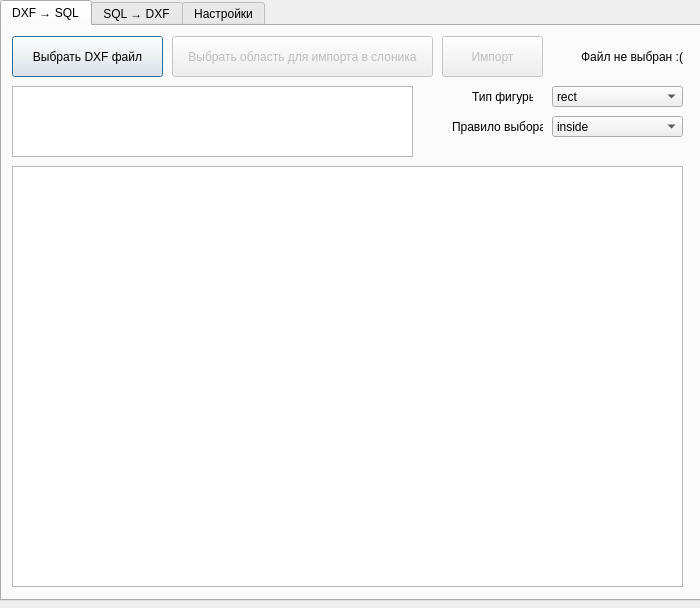
<?xml version="1.0" encoding="UTF-8"?>
<ui version="4.0">
 <class>Dialog</class>
 <widget class="QDialog" name="Dialog">
  <property name="geometry">
   <rect>
    <x>0</x>
    <y>0</y>
    <width>700</width>
    <height>608</height>
   </rect>
  </property>
  <property name="windowTitle">
   <string>DXF-PostGIS Converter</string>
  </property>
  <widget class="QTabWidget" name="tabWidget">
   <property name="geometry">
    <rect>
     <x>0</x>
     <y>0</y>
     <width>701</width>
     <height>601</height>
    </rect>
   </property>
   <property name="currentIndex">
    <number>0</number>
   </property>
   <widget class="QWidget" name="tab">
    <attribute name="title">
     <string>DXF → SQL</string>
    </attribute>
    <widget class="QPushButton" name="pushButton">
     <property name="geometry">
      <rect>
       <x>10</x>
       <y>10</y>
       <width>151</width>
       <height>41</height>
      </rect>
     </property>
     <property name="text">
      <string>Выбрать DXF файл</string>
     </property>
     <property name="checkable">
      <bool>false</bool>
     </property>
    </widget>
    <widget class="QLabel" name="label">
     <property name="geometry">
      <rect>
       <x>540</x>
       <y>10</y>
       <width>141</width>
       <height>41</height>
      </rect>
     </property>
     <property name="font">
      <font>
       <pointsize>9</pointsize>
       <kerning>false</kerning>
      </font>
     </property>
     <property name="text">
      <string>Файл не выбран :(</string>
     </property>
     <property name="textFormat">
      <enum>Qt::AutoText</enum>
     </property>
     <property name="alignment">
      <set>Qt::AlignRight|Qt::AlignTrailing|Qt::AlignVCenter</set>
     </property>
    </widget>
    <widget class="QTreeWidget" name="treeWidget">
     <property name="geometry">
      <rect>
       <x>10</x>
       <y>140</y>
       <width>671</width>
       <height>421</height>
      </rect>
     </property>
     <property name="minimumSize">
      <size>
       <width>671</width>
       <height>0</height>
      </size>
     </property>
     <property name="maximumSize">
      <size>
       <width>671</width>
       <height>421</height>
      </size>
     </property>
     <property name="columnCount">
      <number>2</number>
     </property>
     <attribute name="headerVisible">
      <bool>false</bool>
     </attribute>
     <column>
      <property name="text">
       <string>1</string>
      </property>
     </column>
     <column>
      <property name="text">
       <string>2</string>
      </property>
      <property name="textAlignment">
       <set>AlignTrailing|AlignVCenter</set>
      </property>
     </column>
    </widget>
    <widget class="QPushButton" name="selectionButton">
     <property name="enabled">
      <bool>false</bool>
     </property>
     <property name="geometry">
      <rect>
       <x>170</x>
       <y>10</y>
       <width>261</width>
       <height>41</height>
      </rect>
     </property>
     <property name="text">
      <string>Выбрать область для импорта в слоника</string>
     </property>
     <property name="checkable">
      <bool>false</bool>
     </property>
    </widget>
    <widget class="QTextEdit" name="coord">
     <property name="geometry">
      <rect>
       <x>10</x>
       <y>60</y>
       <width>401</width>
       <height>71</height>
      </rect>
     </property>
    </widget>
    <widget class="QComboBox" name="type_shape">
     <property name="geometry">
      <rect>
       <x>550</x>
       <y>60</y>
       <width>131</width>
       <height>21</height>
      </rect>
     </property>
     <item>
      <property name="text">
       <string>rect</string>
      </property>
     </item>
     <item>
      <property name="text">
       <string>circle</string>
      </property>
     </item>
     <item>
      <property name="text">
       <string>polygon</string>
      </property>
     </item>
    </widget>
    <widget class="QComboBox" name="type_selection">
     <property name="geometry">
      <rect>
       <x>550</x>
       <y>90</y>
       <width>131</width>
       <height>21</height>
      </rect>
     </property>
     <item>
      <property name="text">
       <string>inside</string>
      </property>
     </item>
     <item>
      <property name="text">
       <string>outside</string>
      </property>
     </item>
     <item>
      <property name="text">
       <string>overlap</string>
      </property>
     </item>
    </widget>
    <widget class="QLabel" name="label_2">
     <property name="geometry">
      <rect>
       <x>470</x>
       <y>60</y>
       <width>61</width>
       <height>21</height>
      </rect>
     </property>
     <property name="text">
      <string>Тип фигуры</string>
     </property>
    </widget>
    <widget class="QLabel" name="label_3">
     <property name="geometry">
      <rect>
       <x>450</x>
       <y>90</y>
       <width>91</width>
       <height>21</height>
      </rect>
     </property>
     <property name="text">
      <string>Правило выбора</string>
     </property>
    </widget>
    <widget class="QPushButton" name="importButton">
     <property name="enabled">
      <bool>false</bool>
     </property>
     <property name="geometry">
      <rect>
       <x>440</x>
       <y>10</y>
       <width>101</width>
       <height>41</height>
      </rect>
     </property>
     <property name="text">
      <string>Импорт</string>
     </property>
     <property name="checkable">
      <bool>false</bool>
     </property>
    </widget>
   </widget>
   <widget class="QWidget" name="tab_2">
    <attribute name="title">
     <string>SQL → DXF</string>
    </attribute>
   </widget>
   <widget class="QWidget" name="tab_3">
    <attribute name="title">
     <string>Настройки</string>
    </attribute>
    <widget class="QLabel" name="settings_statusLabel">
     <property name="geometry">
      <rect>
       <x>430</x>
       <y>0</y>
       <width>261</width>
       <height>21</height>
      </rect>
     </property>
     <property name="font">
      <font>
       <pointsize>8</pointsize>
      </font>
     </property>
     <property name="text">
      <string>Соединение установлено</string>
     </property>
     <property name="alignment">
      <set>Qt::AlignRight|Qt::AlignTrailing|Qt::AlignVCenter</set>
     </property>
    </widget>
    <widget class="QComboBox" name="settings_dbComboBox">
     <property name="geometry">
      <rect>
       <x>10</x>
       <y>40</y>
       <width>211</width>
       <height>21</height>
      </rect>
     </property>
    </widget>
    <widget class="QLabel" name="settings_dbLabel">
     <property name="geometry">
      <rect>
       <x>10</x>
       <y>10</y>
       <width>191</width>
       <height>16</height>
      </rect>
     </property>
     <property name="text">
      <string>База данных</string>
     </property>
    </widget>
    <widget class="QLabel" name="settings_structureLabel">
     <property name="geometry">
      <rect>
       <x>10</x>
       <y>170</y>
       <width>221</width>
       <height>16</height>
      </rect>
     </property>
     <property name="text">
      <string>Структура базы данных</string>
     </property>
    </widget>
    <widget class="QTreeWidget" name="settings_structureTreeWidget">
     <property name="geometry">
      <rect>
       <x>10</x>
       <y>200</y>
       <width>681</width>
       <height>361</height>
      </rect>
     </property>
     <property name="columnCount">
      <number>1</number>
     </property>
     <attribute name="headerVisible">
      <bool>false</bool>
     </attribute>
     <column>
      <property name="text">
       <string notr="true">1</string>
      </property>
     </column>
    </widget>
    <widget class="QPushButton" name="settings_editButton">
     <property name="geometry">
      <rect>
       <x>310</x>
       <y>40</y>
       <width>61</width>
       <height>28</height>
      </rect>
     </property>
     <property name="text">
      <string>edit</string>
     </property>
    </widget>
    <widget class="QPushButton" name="settings_connectButton">
     <property name="geometry">
      <rect>
       <x>230</x>
       <y>40</y>
       <width>71</width>
       <height>28</height>
      </rect>
     </property>
     <property name="text">
      <string>connect</string>
     </property>
    </widget>
    <widget class="QCheckBox" name="truncateCheckBox">
     <property name="enabled">
      <bool>true</bool>
     </property>
     <property name="geometry">
      <rect>
       <x>10</x>
       <y>140</y>
       <width>211</width>
       <height>16</height>
      </rect>
     </property>
     <property name="text">
      <string>Перезаписывать таблицу полностью</string>
     </property>
     <property name="checkable">
      <bool>true</bool>
     </property>
     <property name="checked">
      <bool>false</bool>
     </property>
    </widget>
    <widget class="QComboBox" name="settings_tbComboBox">
     <property name="geometry">
      <rect>
       <x>10</x>
       <y>90</y>
       <width>211</width>
       <height>21</height>
      </rect>
     </property>
    </widget>
    <widget class="QLabel" name="settings_dbLabel_2">
     <property name="geometry">
      <rect>
       <x>10</x>
       <y>70</y>
       <width>191</width>
       <height>16</height>
      </rect>
     </property>
     <property name="text">
      <string>Текущая таблица для записи</string>
     </property>
    </widget>
    <widget class="QPushButton" name="settings_editButton_2">
     <property name="geometry">
      <rect>
       <x>230</x>
       <y>80</y>
       <width>61</width>
       <height>28</height>
      </rect>
     </property>
     <property name="text">
      <string>edit</string>
     </property>
    </widget>
    <widget class="QCheckBox" name="onlyMappingCheckBox">
     <property name="enabled">
      <bool>true</bool>
     </property>
     <property name="geometry">
      <rect>
       <x>220</x>
       <y>130</y>
       <width>231</width>
       <height>31</height>
      </rect>
     </property>
     <property name="text">
      <string>Перезаписывать только поля таблицы
(без добавления новых полей)</string>
     </property>
     <property name="checkable">
      <bool>true</bool>
     </property>
     <property name="checked">
      <bool>false</bool>
     </property>
    </widget>
    <widget class="QCheckBox" name="logCheckBox">
     <property name="enabled">
      <bool>true</bool>
     </property>
     <property name="geometry">
      <rect>
       <x>440</x>
       <y>130</y>
       <width>241</width>
       <height>51</height>
      </rect>
     </property>
     <property name="text">
      <string>Предупреждать о перезаписи слоев
(перезаписывает поля и добавляет новые)
(работает по умолчанию)</string>
     </property>
     <property name="checkable">
      <bool>true</bool>
     </property>
     <property name="checked">
      <bool>false</bool>
     </property>
    </widget>
    <widget class="QLabel" name="label_4">
     <property name="geometry">
      <rect>
       <x>10</x>
       <y>115</y>
       <width>101</width>
       <height>21</height>
      </rect>
     </property>
     <property name="text">
      <string>3 режима работы:</string>
     </property>
    </widget>
   </widget>
  </widget>
 </widget>
 <resources/>
 <connections/>
</ui>
